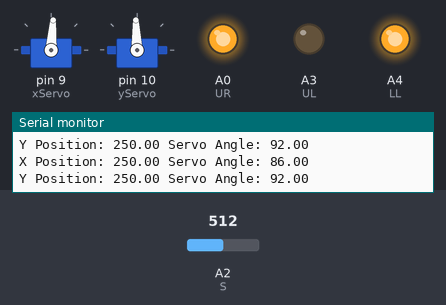
This sketch was run on a simulated Arduino Uno, built with avr-gcc and run on an emulated ATmega328P. On the bench: 2 × servo, output pins drawn as LEDs (lit = HIGH), the last lines printed to the serial monitor. The inputs (shaded band) are chosen by the test bench; at power-on: A2 (S) = 512. Pins used as bus, display or sensor lines are not drawn.

Above: at 1.2 s.
1.3 s: A2 (S) set to 716
At 2.1 s:
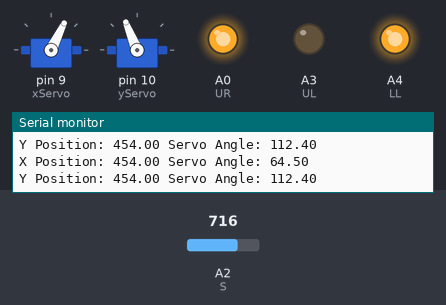
2.9 s: A2 (S) set to 122
At 4.4 s:
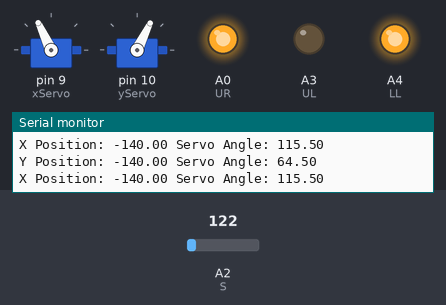
Timing chart, 0 to 5.9 s (numbered marks = the images above; inputs shaded):
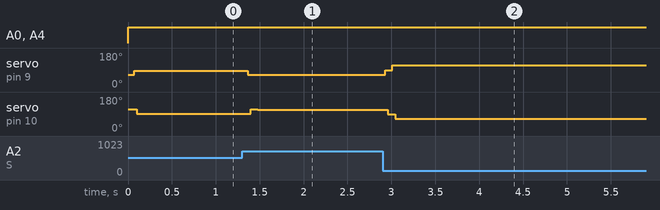

Measured:
- after the input at 1.3 s, servo on pin 9 (xServo): 86° → 64° after 0.07 s; servo on pin 10 (yServo): 92° → 115° after 0.10 s, → 112° 0.08 s later
- after the input at 2.9 s, servo on pin 9 (xServo): 64° → 90° at once, → 115° 0.08 s later; servo on pin 10 (yServo): 112° → 90° after 0.06 s, → 64° 0.08 s later

The sketch:

ball_and_plate.ino
```cpp
#include <PID_v1.h>
#include <Servo.h>

Servo xServo, yServo;

int UR = A0;  // upper right
int LR = A1;  // lower right
int S  = A2;  // signal
int UL = A3;  // upper left
int LL = A4;  // lower left

// X and Y coordinates
double Xpos, Ypos;
// Servo angles for X and Y direction
double xServoAngle, yServoAngle;

double prevAngle = 90;

// PID Control Variables
double xSetpoint, xInput, xOutput;
int xKp = 2, xKi = 0.5, xKd = 1;
PID xPID(&xInput, &xOutput, &xSetpoint, xKp, xKi, xKd, DIRECT);
double ySetpoint, yInput, yOutput;
int yKp = 1.1, yKi = 0.5, yKd = 1.5;
PID yPID(&yInput, &yOutput, &ySetpoint, yKp, yKi, yKd, DIRECT);

void setup() {
  xPID.SetSampleTime(50);
  yPID.SetSampleTime(50);

  xServo.attach(9);
  yServo.attach(10);
  xServo.write(90);
  yServo.write(90);

  pinMode(UR, OUTPUT);
  pinMode(LR, OUTPUT);
  pinMode(UL, OUTPUT);
  pinMode(LL, OUTPUT);
  pinMode(S, INPUT);

  Serial.begin(9600);

  // PID Initialization
  xInput = analogRead(S);
  xSetpoint = 230; // 230 is setpoint for center of platform
  xPID.SetMode(AUTOMATIC);
  yInput = analogRead(S);
  ySetpoint = 230; // 230 is setpoint for center of platform
  yPID.SetMode(AUTOMATIC);
}

// Get the current X coordinate of the ball
int Get_Xposition() {
  digitalWrite(UL, LOW);
  digitalWrite(UR, HIGH);
  digitalWrite(LL, LOW);
  digitalWrite(LR, HIGH);

  Xpos = analogRead(S);
  Xpos = Xpos - 262; //offset

  return Xpos;
}

// Get the current Y coordinate of the ball
int Get_Yposition() {

  digitalWrite(UL, LOW);
  digitalWrite(UR, HIGH);
  digitalWrite(LL, HIGH);
  digitalWrite(LR, LOW);

  Ypos = analogRead(S);
  Ypos = Ypos - 262; //offset

  return Ypos;
}

// ***ADD TOUCH DETECTION???***
void loop() {
  Xpos = Get_Xposition();
  xInput = Xpos;
  xPID.Compute();

  Ypos = Get_Yposition();
  yInput = Ypos;
  yPID.Compute();

  xOutput = xOutput*0.1;
  yOutput = yOutput*0.1;

  if(Xpos > 230) {
    xPID.SetControllerDirection(REVERSE);
    xServoAngle = (90 - xOutput);
  }
  else if(Xpos <= 230) {
    xPID.SetControllerDirection(DIRECT);
    xServoAngle = (90 + xOutput);
  }

  if(Ypos > 230) {
    yPID.SetControllerDirection(REVERSE);
    yServoAngle = (90 + yOutput);
  }
  else if(Ypos <= 230) {
    yPID.SetControllerDirection(DIRECT);
    yServoAngle = (90 - yOutput);
  }

  Serial.print("X Position: "); Serial.print(Xpos); Serial.print(" ");
  Serial.print("Servo Angle: "); Serial.println(xServoAngle);
  xServo.write(xServoAngle);

  Serial.print("Y Position: "); Serial.print(Ypos); Serial.print(" ");
  Serial.print("Servo Angle: "); Serial.println(yServoAngle);
  yServo.write(yServoAngle);

  delay(50);
}
```
